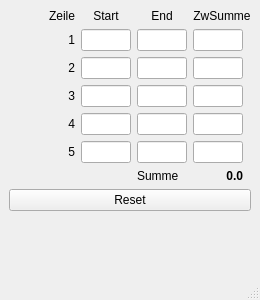
<?xml version="1.0" encoding="UTF-8"?>
<ui version="4.0">
 <class>MainWindow</class>
 <widget class="QMainWindow" name="MainWindow">
  <property name="enabled">
   <bool>true</bool>
  </property>
  <property name="geometry">
   <rect>
    <x>0</x>
    <y>0</y>
    <width>260</width>
    <height>300</height>
   </rect>
  </property>
  <property name="sizePolicy">
   <sizepolicy hsizetype="Fixed" vsizetype="Fixed">
    <horstretch>0</horstretch>
    <verstretch>0</verstretch>
   </sizepolicy>
  </property>
  <property name="minimumSize">
   <size>
    <width>260</width>
    <height>300</height>
   </size>
  </property>
  <property name="maximumSize">
   <size>
    <width>260</width>
    <height>300</height>
   </size>
  </property>
  <property name="windowTitle">
   <string>TimeCalc</string>
  </property>
  <widget class="QWidget" name="centralwidget">
   <layout class="QVBoxLayout" name="verticalLayout">
    <item>
     <layout class="QGridLayout" name="gridLayout">
      <item row="4" column="1">
       <widget class="QLineEdit" name="s4">
        <property name="sizePolicy">
         <sizepolicy hsizetype="Fixed" vsizetype="Fixed">
          <horstretch>0</horstretch>
          <verstretch>0</verstretch>
         </sizepolicy>
        </property>
        <property name="minimumSize">
         <size>
          <width>50</width>
          <height>0</height>
         </size>
        </property>
        <property name="maximumSize">
         <size>
          <width>50</width>
          <height>16777215</height>
         </size>
        </property>
        <property name="alignment">
         <set>Qt::AlignRight|Qt::AlignTrailing|Qt::AlignVCenter</set>
        </property>
       </widget>
      </item>
      <item row="1" column="3">
       <widget class="QLineEdit" name="z1">
        <property name="enabled">
         <bool>true</bool>
        </property>
        <property name="sizePolicy">
         <sizepolicy hsizetype="Fixed" vsizetype="Fixed">
          <horstretch>0</horstretch>
          <verstretch>0</verstretch>
         </sizepolicy>
        </property>
        <property name="minimumSize">
         <size>
          <width>50</width>
          <height>0</height>
         </size>
        </property>
        <property name="maximumSize">
         <size>
          <width>50</width>
          <height>16777215</height>
         </size>
        </property>
        <property name="alignment">
         <set>Qt::AlignRight|Qt::AlignTrailing|Qt::AlignVCenter</set>
        </property>
        <property name="readOnly">
         <bool>true</bool>
        </property>
       </widget>
      </item>
      <item row="1" column="0">
       <widget class="QLabel" name="label_9">
        <property name="text">
         <string>1</string>
        </property>
        <property name="alignment">
         <set>Qt::AlignRight|Qt::AlignTrailing|Qt::AlignVCenter</set>
        </property>
       </widget>
      </item>
      <item row="1" column="2">
       <widget class="QLineEdit" name="e1">
        <property name="sizePolicy">
         <sizepolicy hsizetype="Fixed" vsizetype="Fixed">
          <horstretch>0</horstretch>
          <verstretch>0</verstretch>
         </sizepolicy>
        </property>
        <property name="minimumSize">
         <size>
          <width>50</width>
          <height>0</height>
         </size>
        </property>
        <property name="maximumSize">
         <size>
          <width>50</width>
          <height>16777215</height>
         </size>
        </property>
        <property name="alignment">
         <set>Qt::AlignRight|Qt::AlignTrailing|Qt::AlignVCenter</set>
        </property>
       </widget>
      </item>
      <item row="4" column="3">
       <widget class="QLineEdit" name="z4">
        <property name="enabled">
         <bool>true</bool>
        </property>
        <property name="sizePolicy">
         <sizepolicy hsizetype="Fixed" vsizetype="Fixed">
          <horstretch>0</horstretch>
          <verstretch>0</verstretch>
         </sizepolicy>
        </property>
        <property name="minimumSize">
         <size>
          <width>50</width>
          <height>0</height>
         </size>
        </property>
        <property name="maximumSize">
         <size>
          <width>50</width>
          <height>16777215</height>
         </size>
        </property>
        <property name="alignment">
         <set>Qt::AlignRight|Qt::AlignTrailing|Qt::AlignVCenter</set>
        </property>
        <property name="readOnly">
         <bool>true</bool>
        </property>
       </widget>
      </item>
      <item row="3" column="3">
       <widget class="QLineEdit" name="z3">
        <property name="enabled">
         <bool>true</bool>
        </property>
        <property name="sizePolicy">
         <sizepolicy hsizetype="Fixed" vsizetype="Fixed">
          <horstretch>0</horstretch>
          <verstretch>0</verstretch>
         </sizepolicy>
        </property>
        <property name="minimumSize">
         <size>
          <width>50</width>
          <height>0</height>
         </size>
        </property>
        <property name="maximumSize">
         <size>
          <width>50</width>
          <height>16777215</height>
         </size>
        </property>
        <property name="alignment">
         <set>Qt::AlignRight|Qt::AlignTrailing|Qt::AlignVCenter</set>
        </property>
        <property name="readOnly">
         <bool>true</bool>
        </property>
       </widget>
      </item>
      <item row="5" column="3">
       <widget class="QLineEdit" name="z5">
        <property name="enabled">
         <bool>true</bool>
        </property>
        <property name="sizePolicy">
         <sizepolicy hsizetype="Fixed" vsizetype="Fixed">
          <horstretch>0</horstretch>
          <verstretch>0</verstretch>
         </sizepolicy>
        </property>
        <property name="minimumSize">
         <size>
          <width>50</width>
          <height>0</height>
         </size>
        </property>
        <property name="maximumSize">
         <size>
          <width>50</width>
          <height>16777215</height>
         </size>
        </property>
        <property name="alignment">
         <set>Qt::AlignRight|Qt::AlignTrailing|Qt::AlignVCenter</set>
        </property>
        <property name="readOnly">
         <bool>true</bool>
        </property>
       </widget>
      </item>
      <item row="0" column="3">
       <widget class="QLabel" name="label_4">
        <property name="text">
         <string>ZwSumme</string>
        </property>
        <property name="alignment">
         <set>Qt::AlignCenter</set>
        </property>
       </widget>
      </item>
      <item row="0" column="0">
       <widget class="QLabel" name="label">
        <property name="text">
         <string>Zeile</string>
        </property>
        <property name="alignment">
         <set>Qt::AlignRight|Qt::AlignTrailing|Qt::AlignVCenter</set>
        </property>
       </widget>
      </item>
      <item row="2" column="1">
       <widget class="QLineEdit" name="s2">
        <property name="sizePolicy">
         <sizepolicy hsizetype="Fixed" vsizetype="Fixed">
          <horstretch>0</horstretch>
          <verstretch>0</verstretch>
         </sizepolicy>
        </property>
        <property name="minimumSize">
         <size>
          <width>50</width>
          <height>0</height>
         </size>
        </property>
        <property name="maximumSize">
         <size>
          <width>50</width>
          <height>16777215</height>
         </size>
        </property>
        <property name="alignment">
         <set>Qt::AlignRight|Qt::AlignTrailing|Qt::AlignVCenter</set>
        </property>
       </widget>
      </item>
      <item row="4" column="2">
       <widget class="QLineEdit" name="e4">
        <property name="sizePolicy">
         <sizepolicy hsizetype="Fixed" vsizetype="Fixed">
          <horstretch>0</horstretch>
          <verstretch>0</verstretch>
         </sizepolicy>
        </property>
        <property name="minimumSize">
         <size>
          <width>50</width>
          <height>0</height>
         </size>
        </property>
        <property name="maximumSize">
         <size>
          <width>50</width>
          <height>16777215</height>
         </size>
        </property>
        <property name="alignment">
         <set>Qt::AlignRight|Qt::AlignTrailing|Qt::AlignVCenter</set>
        </property>
       </widget>
      </item>
      <item row="4" column="0">
       <widget class="QLabel" name="label_12">
        <property name="text">
         <string>4</string>
        </property>
        <property name="alignment">
         <set>Qt::AlignRight|Qt::AlignTrailing|Qt::AlignVCenter</set>
        </property>
       </widget>
      </item>
      <item row="0" column="1">
       <widget class="QLabel" name="label_2">
        <property name="text">
         <string>Start</string>
        </property>
        <property name="alignment">
         <set>Qt::AlignCenter</set>
        </property>
       </widget>
      </item>
      <item row="5" column="0">
       <widget class="QLabel" name="label_13">
        <property name="text">
         <string>5</string>
        </property>
        <property name="alignment">
         <set>Qt::AlignRight|Qt::AlignTrailing|Qt::AlignVCenter</set>
        </property>
       </widget>
      </item>
      <item row="2" column="3">
       <widget class="QLineEdit" name="z2">
        <property name="enabled">
         <bool>true</bool>
        </property>
        <property name="sizePolicy">
         <sizepolicy hsizetype="Fixed" vsizetype="Fixed">
          <horstretch>0</horstretch>
          <verstretch>0</verstretch>
         </sizepolicy>
        </property>
        <property name="minimumSize">
         <size>
          <width>50</width>
          <height>0</height>
         </size>
        </property>
        <property name="maximumSize">
         <size>
          <width>50</width>
          <height>16777215</height>
         </size>
        </property>
        <property name="alignment">
         <set>Qt::AlignRight|Qt::AlignTrailing|Qt::AlignVCenter</set>
        </property>
        <property name="readOnly">
         <bool>true</bool>
        </property>
       </widget>
      </item>
      <item row="3" column="1">
       <widget class="QLineEdit" name="s3">
        <property name="sizePolicy">
         <sizepolicy hsizetype="Fixed" vsizetype="Fixed">
          <horstretch>0</horstretch>
          <verstretch>0</verstretch>
         </sizepolicy>
        </property>
        <property name="minimumSize">
         <size>
          <width>50</width>
          <height>0</height>
         </size>
        </property>
        <property name="maximumSize">
         <size>
          <width>50</width>
          <height>16777215</height>
         </size>
        </property>
        <property name="alignment">
         <set>Qt::AlignRight|Qt::AlignTrailing|Qt::AlignVCenter</set>
        </property>
       </widget>
      </item>
      <item row="3" column="2">
       <widget class="QLineEdit" name="e3">
        <property name="sizePolicy">
         <sizepolicy hsizetype="Fixed" vsizetype="Fixed">
          <horstretch>0</horstretch>
          <verstretch>0</verstretch>
         </sizepolicy>
        </property>
        <property name="minimumSize">
         <size>
          <width>50</width>
          <height>0</height>
         </size>
        </property>
        <property name="maximumSize">
         <size>
          <width>50</width>
          <height>16777215</height>
         </size>
        </property>
        <property name="alignment">
         <set>Qt::AlignRight|Qt::AlignTrailing|Qt::AlignVCenter</set>
        </property>
       </widget>
      </item>
      <item row="2" column="2">
       <widget class="QLineEdit" name="e2">
        <property name="sizePolicy">
         <sizepolicy hsizetype="Fixed" vsizetype="Fixed">
          <horstretch>0</horstretch>
          <verstretch>0</verstretch>
         </sizepolicy>
        </property>
        <property name="minimumSize">
         <size>
          <width>50</width>
          <height>0</height>
         </size>
        </property>
        <property name="maximumSize">
         <size>
          <width>50</width>
          <height>16777215</height>
         </size>
        </property>
        <property name="alignment">
         <set>Qt::AlignRight|Qt::AlignTrailing|Qt::AlignVCenter</set>
        </property>
       </widget>
      </item>
      <item row="2" column="0">
       <widget class="QLabel" name="label_10">
        <property name="text">
         <string>2</string>
        </property>
        <property name="alignment">
         <set>Qt::AlignRight|Qt::AlignTrailing|Qt::AlignVCenter</set>
        </property>
       </widget>
      </item>
      <item row="5" column="2">
       <widget class="QLineEdit" name="e5">
        <property name="sizePolicy">
         <sizepolicy hsizetype="Fixed" vsizetype="Fixed">
          <horstretch>0</horstretch>
          <verstretch>0</verstretch>
         </sizepolicy>
        </property>
        <property name="minimumSize">
         <size>
          <width>50</width>
          <height>0</height>
         </size>
        </property>
        <property name="maximumSize">
         <size>
          <width>50</width>
          <height>16777215</height>
         </size>
        </property>
        <property name="alignment">
         <set>Qt::AlignRight|Qt::AlignTrailing|Qt::AlignVCenter</set>
        </property>
       </widget>
      </item>
      <item row="0" column="2">
       <widget class="QLabel" name="label_3">
        <property name="text">
         <string>End</string>
        </property>
        <property name="alignment">
         <set>Qt::AlignCenter</set>
        </property>
       </widget>
      </item>
      <item row="1" column="1">
       <widget class="QLineEdit" name="s1">
        <property name="sizePolicy">
         <sizepolicy hsizetype="Fixed" vsizetype="Fixed">
          <horstretch>0</horstretch>
          <verstretch>0</verstretch>
         </sizepolicy>
        </property>
        <property name="minimumSize">
         <size>
          <width>50</width>
          <height>0</height>
         </size>
        </property>
        <property name="maximumSize">
         <size>
          <width>50</width>
          <height>16777215</height>
         </size>
        </property>
        <property name="alignment">
         <set>Qt::AlignRight|Qt::AlignTrailing|Qt::AlignVCenter</set>
        </property>
       </widget>
      </item>
      <item row="5" column="1">
       <widget class="QLineEdit" name="s5">
        <property name="sizePolicy">
         <sizepolicy hsizetype="Fixed" vsizetype="Fixed">
          <horstretch>0</horstretch>
          <verstretch>0</verstretch>
         </sizepolicy>
        </property>
        <property name="minimumSize">
         <size>
          <width>50</width>
          <height>0</height>
         </size>
        </property>
        <property name="maximumSize">
         <size>
          <width>50</width>
          <height>16777215</height>
         </size>
        </property>
        <property name="alignment">
         <set>Qt::AlignRight|Qt::AlignTrailing|Qt::AlignVCenter</set>
        </property>
       </widget>
      </item>
      <item row="3" column="0">
       <widget class="QLabel" name="label_11">
        <property name="text">
         <string>3</string>
        </property>
        <property name="alignment">
         <set>Qt::AlignRight|Qt::AlignTrailing|Qt::AlignVCenter</set>
        </property>
       </widget>
      </item>
      <item row="6" column="3">
       <widget class="QLabel" name="summe">
        <property name="minimumSize">
         <size>
          <width>50</width>
          <height>0</height>
         </size>
        </property>
        <property name="maximumSize">
         <size>
          <width>50</width>
          <height>16777215</height>
         </size>
        </property>
        <property name="font">
         <font>
          <bold>true</bold>
         </font>
        </property>
        <property name="text">
         <string>0.0</string>
        </property>
        <property name="alignment">
         <set>Qt::AlignRight|Qt::AlignTrailing|Qt::AlignVCenter</set>
        </property>
       </widget>
      </item>
      <item row="6" column="2">
       <widget class="QLabel" name="label_15">
        <property name="text">
         <string>Summe</string>
        </property>
       </widget>
      </item>
     </layout>
    </item>
    <item>
     <widget class="QPushButton" name="pushButton">
      <property name="text">
       <string>Reset</string>
      </property>
     </widget>
    </item>
    <item>
     <spacer name="verticalSpacer">
      <property name="orientation">
       <enum>Qt::Vertical</enum>
      </property>
      <property name="sizeHint" stdset="0">
       <size>
        <width>20</width>
        <height>40</height>
       </size>
      </property>
     </spacer>
    </item>
   </layout>
  </widget>
  <widget class="QStatusBar" name="statusbar"/>
 </widget>
 <tabstops>
  <tabstop>s1</tabstop>
  <tabstop>e1</tabstop>
  <tabstop>s2</tabstop>
  <tabstop>e2</tabstop>
  <tabstop>s3</tabstop>
  <tabstop>e3</tabstop>
  <tabstop>s4</tabstop>
  <tabstop>e4</tabstop>
  <tabstop>s5</tabstop>
  <tabstop>e5</tabstop>
  <tabstop>z1</tabstop>
  <tabstop>z2</tabstop>
  <tabstop>z3</tabstop>
  <tabstop>z4</tabstop>
  <tabstop>z5</tabstop>
 </tabstops>
 <resources/>
 <connections/>
</ui>
